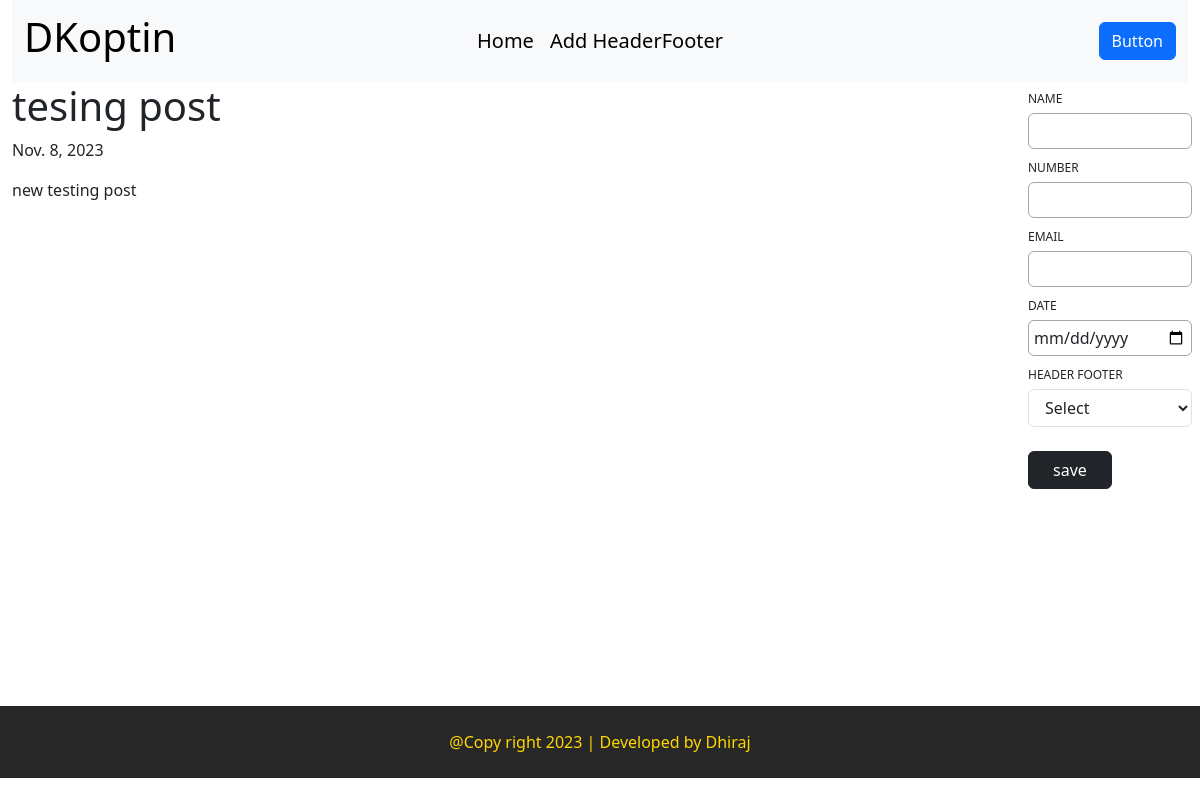
The page /test/blog/5 on the database its author committed.
### testapp/models.py (models this page shows)
class Blog(models.Model):
    title=models.CharField(max_length=200)
    content=models.CharField(max_length=1000)
    create_at=models.DateField(auto_now_add=True)

### testapp/views.py (the view)
# urls.py: path('blog/<int:pk>', views.detail_blog.as_view(),name='detail_blog'),
class detail_blog(DetailView):
    model=Blog
    template_name='testapp/detail_post.html'
    context_object_name='blog'

### testapp/templates/testapp/detail_post.html
{% extends 'base.html' %}
{% load static %}
{% block content %}
  <div class="container">
    <h1>{{ blog.title }}</h1>
    <p>{{ blog.create_at }}</p>
   <p>{{ blog.content }}</p>
</div>
{% endblock %}

### optin/templates/base.html (style rules this page uses)
body { overflow-x: hidden; }

### rows shown on the page
Blog: title "tesing post", create_at "Nov. 8, 2023", content "new testing post"
